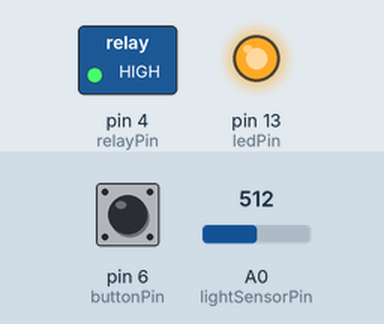
Simulated run of this sketch. Board: Arduino Uno, built with avr-gcc and run on an emulated ATmega328P. On the bench: switched loads named in the sketch (green lamp = pin HIGH), output pins drawn as LEDs (lit = HIGH). The inputs (shaded band) are chosen by the test bench; at power-on: pin 6 (buttonPin) LOW, A0 (lightSensorPin) = 512. What the sketch prints to the serial monitor is not drawn.

Above: at 7.2 s.
7.3 s: pin 6 (buttonPin) pulled HIGH for 0.15 s
At 8.3 s:
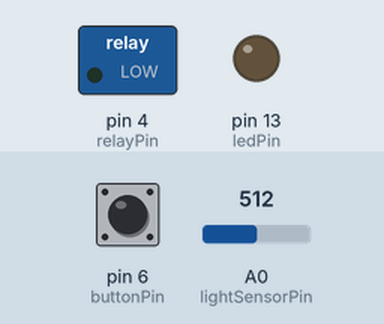
8.9 s: pin 6 (buttonPin) pulled HIGH for 1 s
At 10.8 s:
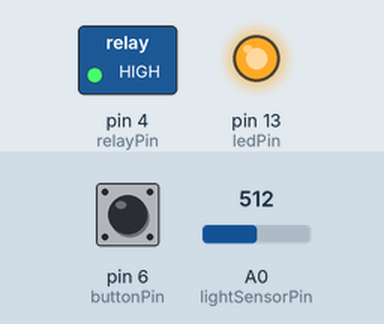
11.4 s: pin 6 (buttonPin) pulled HIGH for 3.2 s
At 15.5 s:
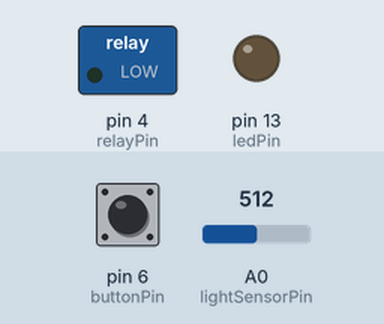
Timing chart, 0 to 17.0 s (numbered marks = the images above; inputs shaded):
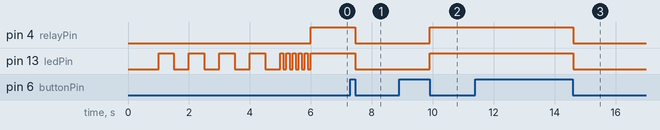

The sketch:

Motion-relay.ino
```cpp
//Turns relay on after detecting movement, or button press.

#define ledPin 13
#define pirPin 2
#define lightSensorPin A0
#define relayPin 4
#define buttonPin 6
bool manuallySwitched = false;
bool relayState = false;
bool ledState = false;
bool previousPirState = false;
bool currentPirState = false;
bool setRelayTo = false;
int unsigned long lastDetection = 0;
int unsigned long startTime = millis();
int lightLevel;
//You can change this variables
int unsigned long delayInSeconds = 60;
int unsigned long pirSetupTime   = 4;
int lightThreshold = 15;
///////////////////////////////
//functions
///////////////////////////////
void printSerial(String a){
  Serial.print(millis()/1000);
  Serial.print(" s. ");
  Serial.println(a);
}
////////SETUP////////////
void pirSetup(){
  int setupTime = millis();
  printSerial("Initiating motion sensor");
  while(millis() < setupTime+pirSetupTime*1000){
    Serial.print(".");
    ledOn();
    delay(500);
    ledOff();
    delay(500);
  }
  Serial.println();
  ledBlink();
  printSerial("Motion sensor ready!");

}
void pinsSetup(){
  pinMode(ledPin, OUTPUT);
  pinMode(relayPin, OUTPUT);
  pinMode(buttonPin, INPUT);
  pinMode(lightSensorPin, INPUT);
  pinMode(pirPin, INPUT);
}
////////TURN ON/OFF////////////
void ledOn(){
  digitalWrite(ledPin, HIGH);
}
void ledOff(){
  digitalWrite(ledPin, LOW);
}
void ledBlink() {
  for(int i=0; i<5; i++){
    ledOn();
    delay(100);
    ledOff();
    delay(100);
  }
}
void relayOn(){
  digitalWrite(relayPin, HIGH);
  digitalWrite(ledPin, HIGH);
  relayState = true;
  printSerial("Relay ON.");
}
void relayOff(){
  digitalWrite(relayPin, LOW);
  digitalWrite(ledPin, LOW);
  relayState = false;
  printSerial("Relay OFF.");
}
////////MOTION DETECTION////////
void getMotion(){
  if(digitalRead(pirPin) == HIGH){
    if(millis()>lastDetection+delayInSeconds*1000){
      String str = "Motion detected! Turning relay on for ";
      str += delayInSeconds;
      str += "s.";
      printSerial(str);
      lastDetection = millis();
      setRelayTo = true;
    }
  }
}

///////////////////////////////////////////////////////////////////////////
//SETUP & LOOP
///////////////////////////////
void setup() {
  Serial.begin(9600);
  printSerial("Arduino turned ON");
  ledBlink();
  pinsSetup();
  pirSetup();
}

void loop() {
    lightLevel = analogRead(lightSensorPin);
    if(lastDetection == 0 && manuallySwitched == false){
       setRelayTo = true;
       lastDetection = millis();
    }else{
      if(lightLevel < lightThreshold){
        if(millis()>lastDetection+delayInSeconds*1000 && manuallySwitched == false)
          getMotion();
      }
    }

  if(setRelayTo != relayState){
    if(setRelayTo == true){
      relayOn();
    }else{
      relayOff();
    }
  }

  if(relayState == true){
    if(millis()>lastDetection+delayInSeconds*1000 && manuallySwitched == false)
      setRelayTo = false;
  }

  if(digitalRead(buttonPin) == HIGH){
    printSerial("button");
    if(relayState == false){
      setRelayTo = true;
      manuallySwitched = true;
    }else{
      setRelayTo = false;
      manuallySwitched = false;
    }
    while(digitalRead(buttonPin) == HIGH){}
    delay(10);
  }
}
```

Measured:
- after the input at 7.3 s, pin 4 (relayPin), pin 13 (ledPin): HIGH → LOW after 0.16 s
- after the input at 8.9 s, pin 4 (relayPin), pin 13 (ledPin): LOW → HIGH after 1.0 s
- after the input at 11.4 s, pin 4 (relayPin), pin 13 (ledPin): HIGH → LOW after 3.2 s
